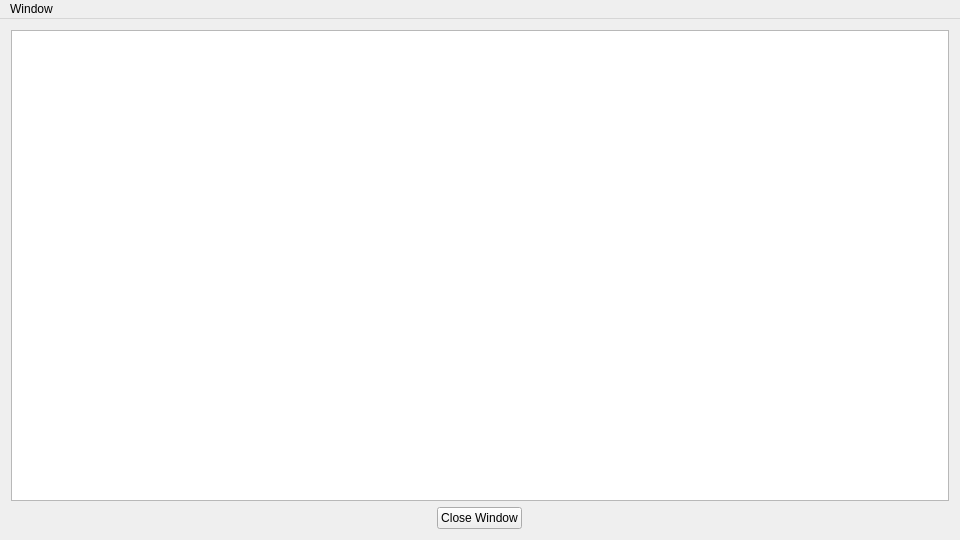
<?xml version="1.0" encoding="UTF-8"?>
<ui version="4.0">
 <class>OSLDisplay</class>
 <widget class="QMainWindow" name="OSLDisplay">
  <property name="geometry">
   <rect>
    <x>0</x>
    <y>0</y>
    <width>960</width>
    <height>540</height>
   </rect>
  </property>
  <property name="sizePolicy">
   <sizepolicy hsizetype="Preferred" vsizetype="Preferred">
    <horstretch>0</horstretch>
    <verstretch>0</verstretch>
   </sizepolicy>
  </property>
  <property name="minimumSize">
   <size>
    <width>0</width>
    <height>0</height>
   </size>
  </property>
  <property name="windowTitle">
   <string>OSLDisplay</string>
  </property>
  <widget class="QWidget" name="centralWidget">
   <layout class="QVBoxLayout" name="verticalLayout">
    <item>
     <widget class="QGraphicsView" name="graphicsView"/>
    </item>
    <item alignment="Qt::AlignHCenter">
     <widget class="QPushButton" name="closeButton">
      <property name="text">
       <string>Close Window</string>
      </property>
     </widget>
    </item>
   </layout>
  </widget>
  <widget class="QMenuBar" name="menuBar">
   <property name="geometry">
    <rect>
     <x>0</x>
     <y>0</y>
     <width>960</width>
     <height>21</height>
    </rect>
   </property>
   <widget class="QMenu" name="menuWindow">
    <property name="title">
     <string>Window</string>
    </property>
    <addaction name="actionFullScreen"/>
    <addaction name="actionShowGrid"/>
    <addaction name="actionShowCloseButton"/>
   </widget>
   <addaction name="menuWindow"/>
  </widget>
  <action name="actionFullScreen">
   <property name="checkable">
    <bool>true</bool>
   </property>
   <property name="checked">
    <bool>false</bool>
   </property>
   <property name="enabled">
    <bool>true</bool>
   </property>
   <property name="text">
    <string>Full Screen</string>
   </property>
   <property name="toolTip">
    <string>Toggle Full Screen</string>
   </property>
   <property name="shortcut">
    <string>Alt+Return</string>
   </property>
  </action>
  <action name="actionShowGrid">
   <property name="checkable">
    <bool>true</bool>
   </property>
   <property name="text">
    <string>Show Grid</string>
   </property>
   <property name="toolTip">
    <string>This setting may slow down your computer.</string>
   </property>
   <property name="shortcut">
    <string>Ctrl+G</string>
   </property>
  </action>
  <action name="actionShowCloseButton">
   <property name="checkable">
    <bool>false</bool>
   </property>
   <property name="checked">
    <bool>false</bool>
   </property>
   <property name="text">
    <string>Hide Close Button</string>
   </property>
   <property name="toolTip">
    <string>Hide On-Screen Buttons</string>
   </property>
   <property name="shortcut">
    <string>Ctrl+H</string>
   </property>
  </action>
 </widget>
 <layoutdefault spacing="6" margin="11"/>
 <resources/>
 <connections/>
</ui>
